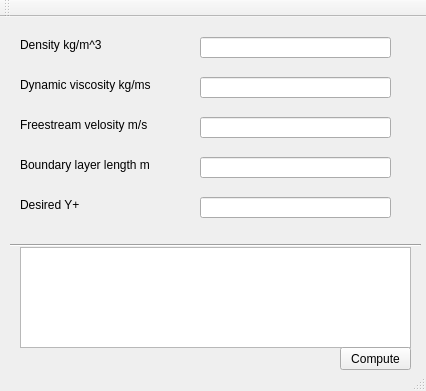
<?xml version="1.0" encoding="UTF-8"?>
<ui version="4.0">
 <class>calculatorClass</class>
 <widget class="QMainWindow" name="calculatorClass">
  <property name="geometry">
   <rect>
    <x>0</x>
    <y>0</y>
    <width>426</width>
    <height>391</height>
   </rect>
  </property>
  <property name="maximumSize">
   <size>
    <width>426</width>
    <height>539</height>
   </size>
  </property>
  <property name="windowTitle">
   <string>calculator</string>
  </property>
  <widget class="QWidget" name="centralWidget">
   <widget class="QLineEdit" name="density">
    <property name="geometry">
     <rect>
      <x>200</x>
      <y>20</y>
      <width>191</width>
      <height>21</height>
     </rect>
    </property>
    <property name="maximumSize">
     <size>
      <width>191</width>
      <height>21</height>
     </size>
    </property>
   </widget>
   <widget class="QLabel" name="label">
    <property name="geometry">
     <rect>
      <x>20</x>
      <y>20</y>
      <width>91</width>
      <height>16</height>
     </rect>
    </property>
    <property name="text">
     <string>Density kg/m^3</string>
    </property>
   </widget>
   <widget class="QLabel" name="label_2">
    <property name="geometry">
     <rect>
      <x>20</x>
      <y>60</y>
      <width>161</width>
      <height>16</height>
     </rect>
    </property>
    <property name="text">
     <string>Dynamic viscosity kg/ms</string>
    </property>
   </widget>
   <widget class="QLineEdit" name="viscosity">
    <property name="geometry">
     <rect>
      <x>200</x>
      <y>60</y>
      <width>191</width>
      <height>21</height>
     </rect>
    </property>
   </widget>
   <widget class="QLineEdit" name="velocity">
    <property name="geometry">
     <rect>
      <x>200</x>
      <y>100</y>
      <width>191</width>
      <height>21</height>
     </rect>
    </property>
    <property name="text">
     <string/>
    </property>
   </widget>
   <widget class="QLabel" name="label_3">
    <property name="geometry">
     <rect>
      <x>20</x>
      <y>100</y>
      <width>161</width>
      <height>16</height>
     </rect>
    </property>
    <property name="text">
     <string>Freestream velosity m/s</string>
    </property>
   </widget>
   <widget class="QLabel" name="label_4">
    <property name="geometry">
     <rect>
      <x>20</x>
      <y>140</y>
      <width>161</width>
      <height>16</height>
     </rect>
    </property>
    <property name="text">
     <string>Boundary layer length m</string>
    </property>
   </widget>
   <widget class="QLineEdit" name="length">
    <property name="geometry">
     <rect>
      <x>200</x>
      <y>140</y>
      <width>191</width>
      <height>21</height>
     </rect>
    </property>
    <property name="text">
     <string/>
    </property>
   </widget>
   <widget class="QLineEdit" name="yPlus">
    <property name="geometry">
     <rect>
      <x>200</x>
      <y>180</y>
      <width>191</width>
      <height>21</height>
     </rect>
    </property>
    <property name="text">
     <string/>
    </property>
   </widget>
   <widget class="QLabel" name="label_5">
    <property name="geometry">
     <rect>
      <x>20</x>
      <y>180</y>
      <width>161</width>
      <height>16</height>
     </rect>
    </property>
    <property name="text">
     <string>Desired Y+</string>
    </property>
   </widget>
   <widget class="Line" name="line">
    <property name="geometry">
     <rect>
      <x>10</x>
      <y>220</y>
      <width>411</width>
      <height>16</height>
     </rect>
    </property>
    <property name="orientation">
     <enum>Qt::Horizontal</enum>
    </property>
   </widget>
   <widget class="QTextBrowser" name="textBrowser">
    <property name="geometry">
     <rect>
      <x>20</x>
      <y>230</y>
      <width>391</width>
      <height>101</height>
     </rect>
    </property>
   </widget>
   <widget class="QPushButton" name="Compute">
    <property name="geometry">
     <rect>
      <x>340</x>
      <y>330</y>
      <width>71</width>
      <height>23</height>
     </rect>
    </property>
    <property name="text">
     <string>Compute</string>
    </property>
   </widget>
  </widget>
  <widget class="QToolBar" name="mainToolBar">
   <attribute name="toolBarArea">
    <enum>TopToolBarArea</enum>
   </attribute>
   <attribute name="toolBarBreak">
    <bool>false</bool>
   </attribute>
  </widget>
  <widget class="QStatusBar" name="statusBar">
   <property name="maximumSize">
    <size>
     <width>16777215</width>
     <height>20</height>
    </size>
   </property>
  </widget>
 </widget>
 <layoutdefault spacing="6" margin="11"/>
 <resources>
  <include location="calculator.qrc"/>
 </resources>
 <connections/>
</ui>
